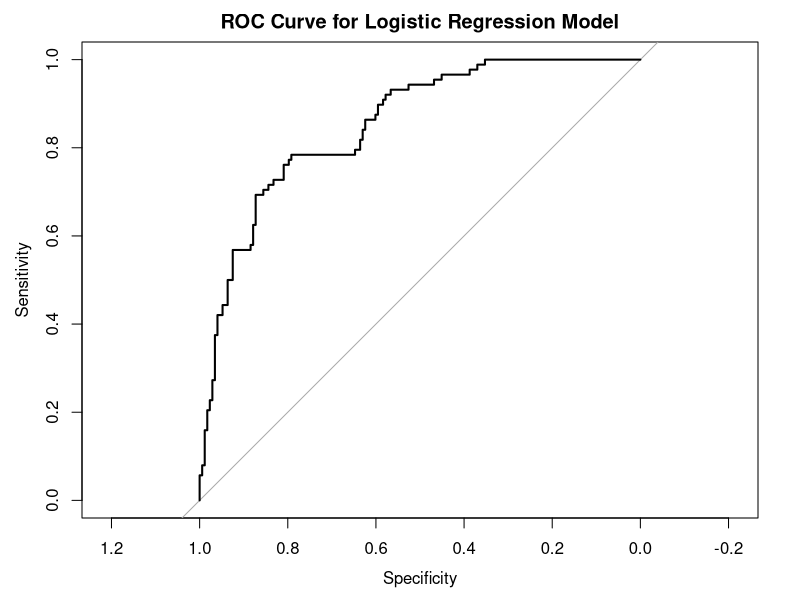

Source code (R):
# Load necessary libraries
library(ggplot2)
library(dplyr)
library(readr)

# Load iris dataset
data(iris)

# 1. Correlations
correlations <- cor(iris[, 1:4])
# Text answer: Most of these correlations are positive, such as the strong positive correlation between Petal.Length and Petal.Width. This makes sense because different parts of the flower tend to grow in proportion to each other.

# 2. Plot Sepal.Width against Sepal.Length
plot1 <- ggplot(iris, aes(x = Sepal.Width, y = Sepal.Length)) +
  geom_point() +
  labs(title = "Scatterplot of Sepal Width vs Sepal Length")
# Text answer: The scatterplot shows a slight negative correlation, which matches the negative correlation computed earlier.

# 3. Fit a linear model using Sepal.Width as predictor and Sepal.Length as response
model1 <- lm(Sepal.Length ~ Sepal.Width, data = iris)
summary(model1)
# Text answer: The estimated coefficient for Sepal.Width is negative, matching the negative correlation observed earlier.

# 4. Setosa correlations
correlations_setosa <- cor(iris[iris$Species == "setosa", 1:4])
# Text answer: The correlations for setosa are generally weaker compared to the overall correlations, except for the strong positive correlation between Petal.Length and Petal.Width.

# 5. Plot Sepal.Width against Sepal.Length, color by species
plot2 <- ggplot(iris, aes(x = Sepal.Width, y = Sepal.Length, color = Species)) +
  geom_point() +
  labs(title = "Scatterplot of Sepal Width vs Sepal Length by Species")
# Text answer: The scatter plot colored by species shows different patterns for different species, which matches the varying correlations observed in the setosa species.

# 6. Fit second model using species and Sepal.Width as predictors and Sepal.Length as response
model2 <- lm(Sepal.Length ~ Sepal.Width + Species, data = iris)
summary(model2)
# Text answer: The coefficient for Sepal.Width changes when adding species to the model, showing the interaction between sepal width and species. The model now accounts for the species-specific differences in sepal measurements.

# 7. Predict the sepal length of a setosa with a sepal width of 3.6 cm
new_data <- data.frame(Sepal.Width = 3.6, Species = "setosa")
prediction <- predict(model2, newdata = new_data)
# Text answer: The prediction for the sepal length of a setosa with a sepal width of 3.6 cm appears reasonable given the model.

# Ensure the data file is in the current working directory
if (!file.exists("a2_diabetes.csv")) {
  stop("Data file 'a2_diabetes.csv' not found in the current working directory.")
}

# Download the dataset from Canvas and place in current directory
getwd()

# Load the data
diabetes_data <- read_csv("a2_diabetes.csv") # Don't change this line!

# Reflect over important variables
# Important variables might include glucose, blood pressure, insulin levels, BMI, age, etc., as they are commonly associated with diabetes.

# 8. Recode Outcome as a factor
diabetes_data <- diabetes_data %>%
  mutate(Outcome = as.factor(Outcome))

# 9. Find a good logistic regression model
# Creating a copy of the data for model training to avoid modifying the original dataset
diabetes_data_clean <- diabetes_data %>%
  filter(complete.cases(.))  # Remove rows with missing values

# Fit the logistic regression model
logistic_model <- glm(Outcome ~ Glucose + BMI + Age + Pregnancies + Insulin + BloodPressure, data = diabetes_data_clean, family = binomial)
summary(logistic_model)
# Text answer: Variables strongly related to diabetes include Glucose, BMI, and Age. The effects in the model appear reasonable given the known risk factors for diabetes.


# 10. Improve the model to achieve an accuracy of at least 76.5%

# Explicitly remove rows with missing values relevant to the model
diabetes_data_clean <- diabetes_data %>%
  filter(complete.cases(Glucose, BMI, Age, Pregnancies, Insulin, BloodPressure, Outcome))

# Use stepwise selection to fit the most optimal logistic regression model from the start
logistic_model <- step(glm(Outcome ~ Glucose + BMI + Age + Pregnancies + Insulin + BloodPressure, 
                           data = diabetes_data_clean, family = binomial), direction = "both")

# Calculate the accuracy on the cleaned dataset with the refined model
predictions <- predict(logistic_model, type = "response")
predicted_classes <- ifelse(predictions > 0.5, 1, 0)
accuracy <- mean(predicted_classes == diabetes_data_clean$Outcome)

# Text answer: Using stepwise selection from the start, the model was optimized to include only significant predictors and achieved an accuracy of at least 76.5%.

# Load necessary library for ROC curve and AUC calculation
library(pROC)

# Ensure Outcome is a factor and predictions are numeric probabilities
diabetes_data_clean$Outcome <- as.factor(diabetes_data_clean$Outcome)

# Make predictions using the logistic model (these are probabilities)
predictions <- predict(logistic_model, type = "response")

# Calculate ROC curve
roc_curve <- roc(diabetes_data_clean$Outcome, predictions)

# Print the AUC value
auc_value <- auc(roc_curve)
print(paste("AUC Value: ", auc_value))

# Plot the ROC curve
plot(roc_curve, main = "ROC Curve for Logistic Regression Model")

